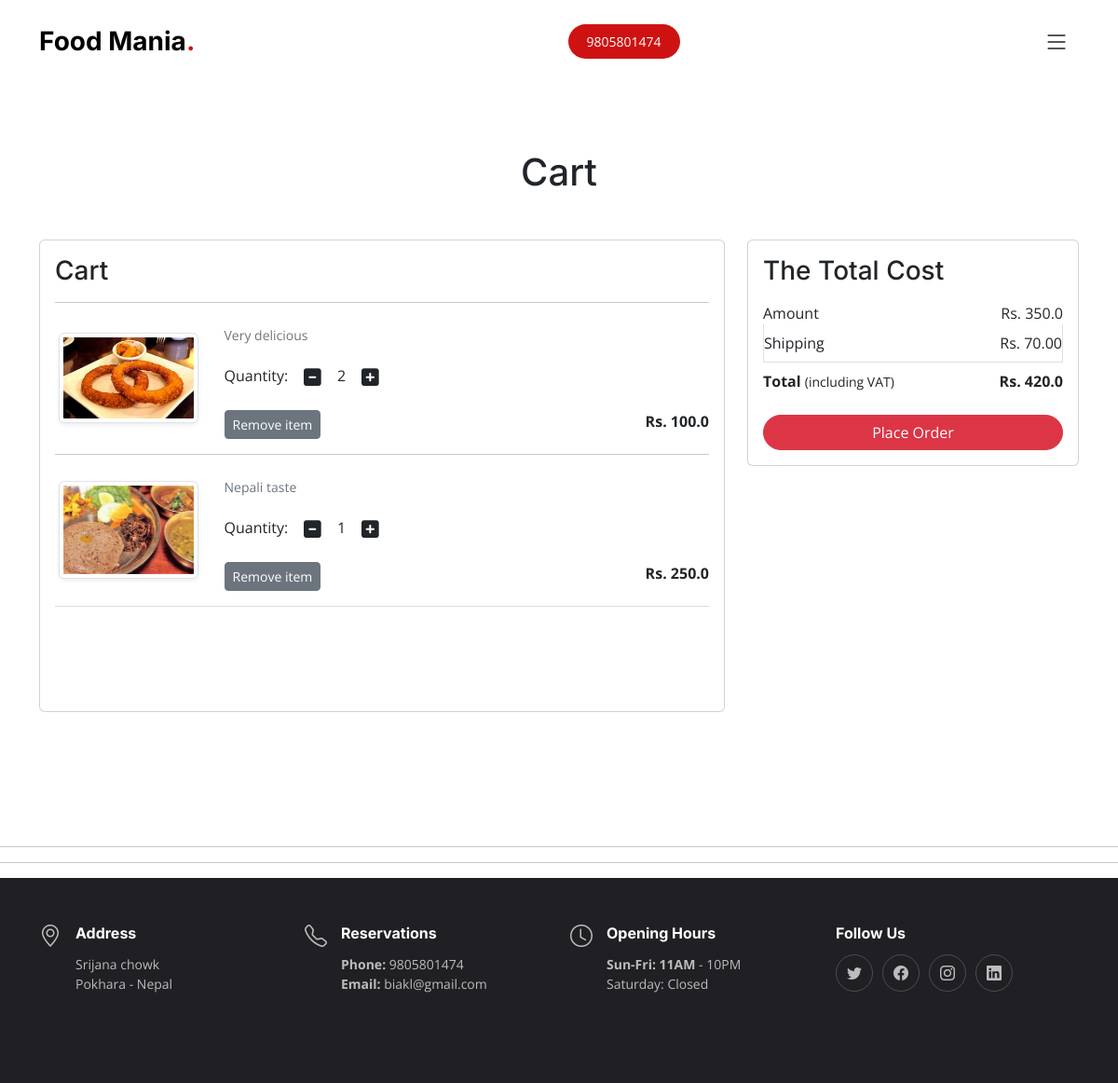
The app's page /cart/ (signed in) with its own data.
### hotel/models.py (models this page shows, shortened)
class Cart(models.Model):
    user = models.ForeignKey(User, on_delete=models.CASCADE)
    item = models.ForeignKey(MenuItem, on_delete=models.CASCADE)
    quantity = models.PositiveIntegerField(default=1)
    @property
    def total_cost(self):
        return self.quantity * self.item.price

class MenuItem(models.Model):
    name = models.CharField(max_length=100)
    price = models.FloatField()
    description = models.TextField()
    category = models.ForeignKey('Category', on_delete=models.CASCADE)
    slug = models.SlugField(unique=True)
    image = models.ImageField(upload_to='menuimg')

### hotel/views.py (the view)
# urls.py: path('cart/', views.show_cart, name="showcart"),
@login_required
def show_cart(request):
    if request.user.is_authenticated:
        user = request.user
        cart = Cart.objects.filter(user=user)
        amount = 0.0
        shipping_amount = 70.0
        total_amount = 0.0
        cart_product = [p for p in Cart.objects.all() if p.user == user]
        if cart_product:
            for p in cart_product:
                tempamount = (p.quantity * p.item.price)
                amount += tempamount
                total_amount = amount + shipping_amount
        else:
            return render(request, 'hotel/emptycart.html')
        context = {
            'carts': cart,
            'total_amount': total_amount,
            'amount': amount
        }
        return render(request, 'hotel/addtocart.html', context)
    else:
        return render(request, 'hotel/emptycart.html')

### hotel/templates/hotel/addtocart.html (shortened to what this page needs)
{% extends 'hotel/base.html' %} {% load static %}
{% block title %}Cart{% endblock title %} {% block main-content %}
<section>
  <div class="container my-5">
    <div class="row">
      <h1 class="text-center mb-5">Cart</h1>
      <div class="col-sm-8">
        <div class="card">
          <div class="card-body">
            <h3>Cart</h3>
            {% for cart in carts %}
            <hr />
            <div class="row">
              <div class="col-sm-3 text-center align-self-center">
                <img
                  src="{{cart.item.image.url}}"
                  alt=""
                  srcset=""
                  class="img-fluid img-thumbnail shadow-sm"
                  height="150"
                  width="150"
                />
              </div>
              <div class="col-sm-9">
                <div>
                  <p class="mb-2 text-muted small">{{cart.item.description}}</p>
                  <div class="my-3">
                    <label for="quantity">Quantity:</label>
                    <a class="minus-cart btn" pid="{{cart.item.id}}"
                      ><i class="fas fa-minus-square fa-lg"></i
                    ></a>
                    <span id="quantity">{{cart.quantity}}</span>
                    <a class="plus-cart btn" pid="{{cart.item.id}}"
                      ><i class="fas fa-plus-square fa-lg"></i
                    ></a>
                  </div>
                  <div class="d-flex justify-content-between">
                    <a
                      href="#"
                      class="btn btn-sm btn-secondary mr-3 remove-cart"
                      pid="{{cart.item.id}}"
                      >Remove item
                    </a>
                    <p class="mb-0">
                      <span><strong>Rs. {{cart.total_cost}}</strong></span>
                    </p>
                  </div>
                </div>
              </div>
            </div>
            {% endfor %}
            <hr class="text-muted" />
          </div>
        </div>
      </div>
      <div class="col-sm-4">
        <div class="card">
          <div class="card-body">
            <h3>The Total Cost</h3>
            <ul class="list-group">
              <li
                class="list-group-item d-flex justify-content-between align-items-center border-0 px-0 pb-0"
              >
                Amount<span id="amount">Rs. {{amount}}</span>
              </li>
              <li
                class="list-group-item d-flex justify-content-between align-items-center px-0"
              >
                Shipping<span>Rs. 70.00</span>
              </li>
              <li
                class="list-group-item d-flex justify-content-between align-items-center border-0 px-0 mb-3"
              >
                <div><strong>Total</strong> <small>(including VAT)</small></div>
                <span
                  ><strong id="total_amount">Rs. {{total_amount}}</strong></span
                >
              </li>
            </ul>
            <div class="d-grid">
              <a href="{% url 'checkout' %}" class="btn btn-danger rounded-pill"
                >Place Order</a
              >
            </div>
          </div>
        </div>
      </div>
    </div>
  </div>
</section>
{% endblock main-content %}

### static/assets/css/main.css (style rules this page uses)
:root { --font-default: "Open Sans", system-ui, -apple-system, "Segoe UI", Roboto, "Helvetica Neue", Arial, "Noto Sans", "Liberation Sans", sans-serif, "Apple Color Emoji", "Segoe UI Emoji", "Segoe UI Symbol", "Noto Color Emoji"; --font-primary: "Amatic SC", sans-serif; --font-secondary: "Inter", sans-serif; }
:root { --color-default: #212529; --color-primary: #ce1212; --color-secondary: #37373f; }
:root { scroll-behavior: smooth; }
body { font-family: var(--font-default); color: var(--color-default); }
a { color: var(--color-primary); text-decoration: none; }
h1, h2, h3, h4, h5, h6 { font-family: var(--font-secondary); }
section { overflow: hidden; padding: 80px 0; }
section { scroll-margin-top: 90px; }

### records on screen
Cart: item.image (picture), item.description "Very delicious", quantity "2", total_cost "100.0"
Cart: item.image (picture), item.description "Nepali taste", quantity "1", total_cost "250.0"

### other values on screen
{{ amount }} "350.0"
{{ total_amount }} "420.0"
